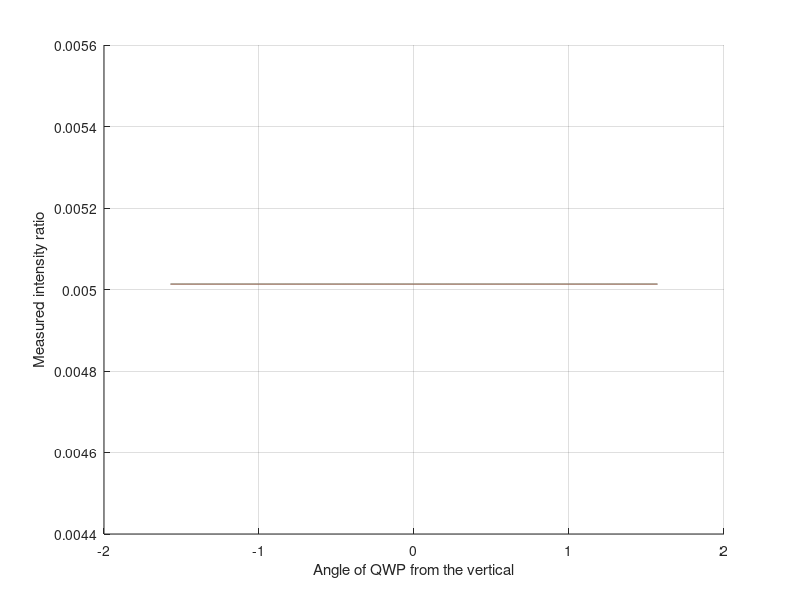
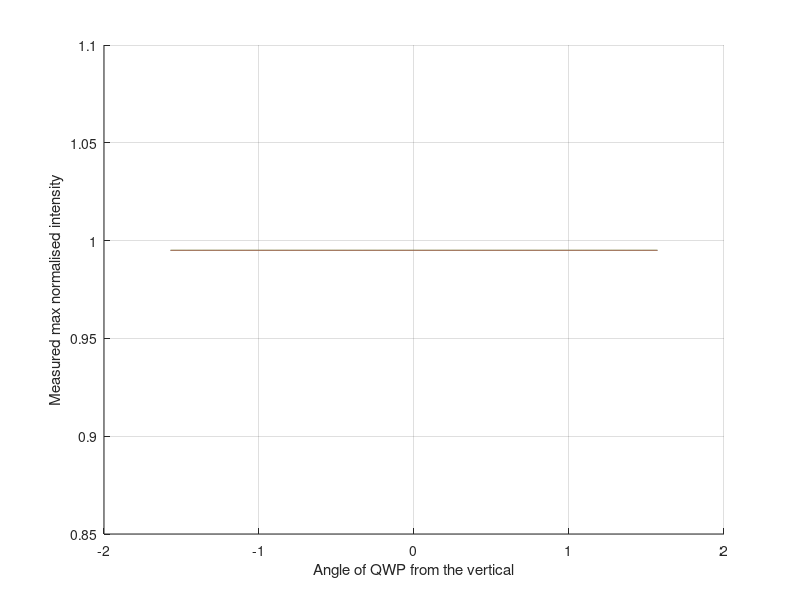
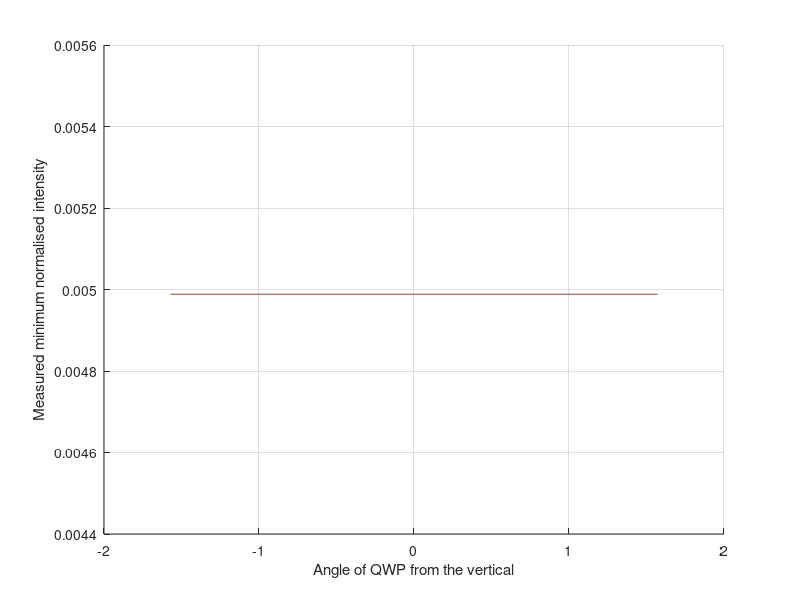
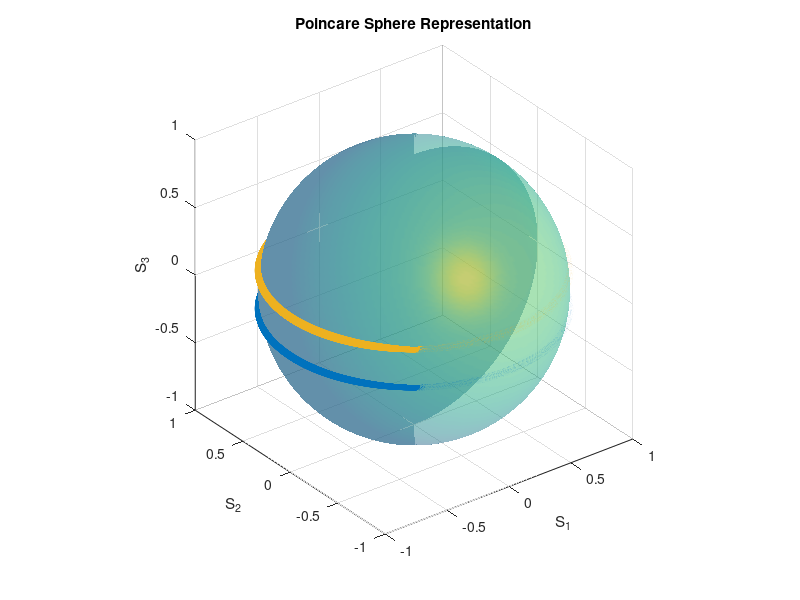

Write the MATLAB code that produced these figures, in order. (Note: this script raises an error after producing the figures.)
%phi = linspace(-pi/5,pi/5,2)';
phi = linspace(-pi/2*0.09,pi/2*0.09,2)'; %approx. the worst impurity that we have
alpha = 0;
S = [cos(phi).*cos(alpha),cos(phi).*sin(alpha),sin(phi)]'; %stokes parameters
p_min = [];
p_max = [];
theta_vec = linspace(-pi/2,pi/2,1e4);
S_path = zeros(3,length(phi),length(theta_vec)); %bryce:change: theta->theta_vec
S_lin = zeros(4,length(phi),length(theta_vec));
jj = 1;
theta_anal = pi/2;
rot_mat = [1, 0, 0, 0; 
    0, cos(2*theta_anal), sin(2*theta_anal), 0;
    0, -sin(2*theta_anal),cos(2*theta_anal),0;
    0, 0, 0, 1];
lin_pol = 0.5.*[1,1,0,0;1,1,0,0;0,0,0,0;0,0,0,0];
chi_p = [];
for theta = theta_vec
    QWP = [cos(2*theta)^2, sin(2*theta)*cos(2*theta), -sin(2*theta);
        sin(2*theta)*cos(2*theta), sin(2*theta)^2, cos(2*theta);
        sin(2*theta), -cos(2*theta), 0];
    HWP = [cos(2*theta)^2-sin(2*theta)^2, 2*cos(2*theta)*sin(2*theta),0;
        2*cos(2*theta)*sin(2*theta),-cos(2*theta)^2+sin(2*theta)^2,0;
        0,0,-1];
    %QWP-inv(QWP)
    Sp = HWP*S;
    S_path(:,:,jj) = Sp;
    S_lin(:,:,jj) = lin_pol*rot_mat*[1,1;Sp];
    chi = 1/2*atan(Sp(3,:)./sqrt(Sp(1,:).^2+Sp(2,:).^2));
    chi_p = [chi_p;chi];
    p_min = [p_min;sin(chi).^2];
    p_max = [p_max;cos(chi).^2];
    jj = jj + 1;
end
figure(1109);
clf
hold on
for ii = 1:length(phi)
    plot(theta_vec,p_min(:,ii))
end
xlabel('Angle of QWP from the vertical')
ylabel('Measured minimum normalised intensity')
grid on
figure(1108);
clf
hold on
for ii = 1:length(phi)
    plot(theta_vec,p_max(:,ii))
end
xlabel('Angle of QWP from the vertical')
ylabel('Measured max normalised intensity')
grid on
figure(1107);
clf
hold on
for ii = 1:length(phi)
    plot(theta_vec,p_min(:,ii)./p_max(:,ii))
end
xlabel('Angle of QWP from the vertical')
ylabel('Measured intensity ratio')
grid on
figure(1111);
clf
plot(theta_vec,squeeze(S_lin(1,1,:)))
hold on
plot(theta_vec,squeeze(S_lin(1,2,:)))
xlabel('Angle of QWP from the vertical')
ylabel('Transmitted power through Pol Analyser')

%% bryce playing with ploting
figure(1110);
[x y z] = sphere(256);
h = surfl(x, y, z);
colormap(viridis)
set(h, 'FaceAlpha', 0.5)
shading interp
hold on
temp = squeeze(S_path(:,2,:));
scatter3(temp(1,:),temp(2,:),temp(3,:))
scatter3(S(1,1),S(2,1),S(3,1),'bx')
temp = squeeze(S_path(:,1,:));

scatter3(temp(1,:),temp(2,:),temp(3,:))
axis equal
title('Poincare Sphere Representation')
xlabel('S_1')
ylabel('S_2')
zlabel('S_3')
hold off
sfigure(2211);
scatter(theta_vec,sin(2.*chi_p(:,1)))
xlabel('ang of QWP')
ylabel('A')
sfigure(2021);
scatter(theta_vec,1/2*atan(S_path(2,1,:)./S_path(1,1,:)))
hold on
scatter(theta_vec,1/2*atan(S_path(2,2,:)./S_path(1,2,:)))
hold off
xlabel('ang of QWP')
ylabel('\psi')
